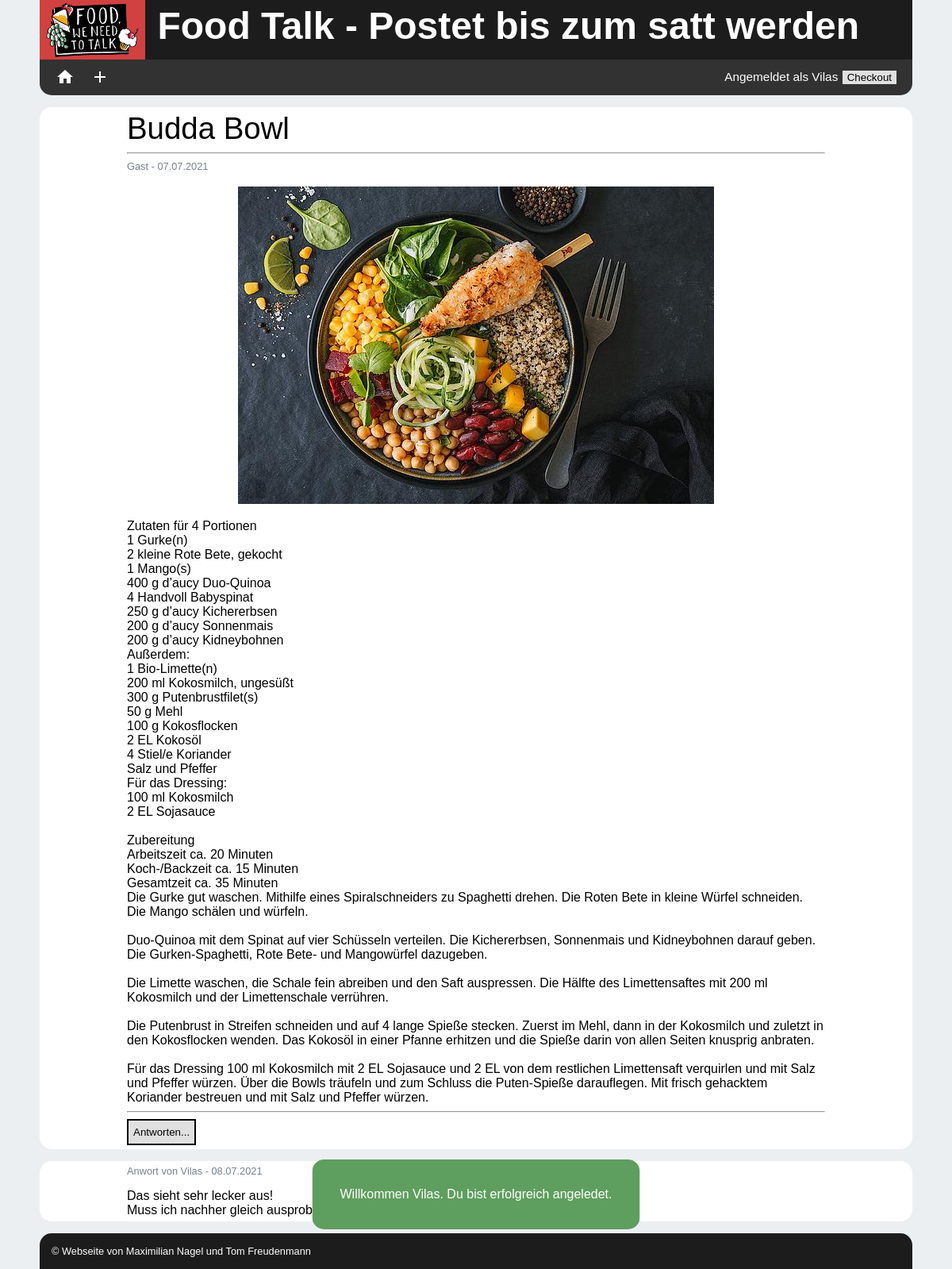
The app's page /article.php?themeID=47 (signed in) with its own data.
### tables this page shows
CREATE TABLE `themes` (
  `ID` int(11) NOT NULL,
  `headline` varchar(255) NOT NULL,
  `description` varchar(4096) NOT NULL,
  `userID` int(11) NOT NULL,
  `views` int(11) DEFAULT 0,
  `answers` int(11) DEFAULT 0,
  `lastChange` varchar(255) DEFAULT NULL,
  `pictureID` int(11) DEFAULT NULL
);

CREATE TABLE `articles` (
  `ID` int(11) NOT NULL,
  `text` varchar(4096) NOT NULL,
  `userID` int(11) NOT NULL,
  `themeID` int(11) NOT NULL,
  `date` varchar(255) NOT NULL,
  `pictureID` int(11) DEFAULT NULL
);

CREATE TABLE `users` (
  `ID` int(11) NOT NULL,
  `userName` varchar(255) NOT NULL,
  `password` varchar(255) NOT NULL
);

CREATE TABLE `picture` (
  `ID` int(11) NOT NULL,
  `url` varchar(1024) NOT NULL,
  `name` varchar(255) NOT NULL,
  `sizeKB` int(11) NOT NULL,
  `height` int(11) NOT NULL,
  `width` int(11) NOT NULL
);

### www/src/Theme.php (called while the page is built, shortened)
<?php
require_once "db/db.php";
class Theme implements DbElement {
    protected int $id;
    protected array $listOFAnswers;
    public function __construct(string $headline, string $description, int $userID = 2, int $id = -1, int $views = 0,
                                int $answers = 0, string $date = "")
    {
        $this->headline = $headline;
        $this->description = $description;
        $this->userID = $userID;
        if ($date == "") $this->date = date("d.m.Y", time());
        else $this->date = $date;
        $this->listOFAnswers = array();
        $this->id = $id;
        $this->loadAllAnswers();
        $this->answers = count($this->listOFAnswers);
    }
    public static function loadByID(int $id): Theme
    {
        $connection = new DB_Connection();
        $connection->connect();
        try {
            $res = $connection->doQuery("SELECT * FROM themes WHERE ID = ". $id);
            $row = $res->fetch_assoc();
            if (isset($row['pictureID']))
                return new ThemeWithPicture($row['headline'], $row['description'],
                    $row['pictureID'], intval($row['userID']), intval($row['ID']), intval($row['views']),
                    intval($row['answers']), $row['lastChange']);
            else return new Theme($row['headline'], $row['description'], intval($row['userID']),
                intval($row['ID']), intval($row['views']), intval($row['answers']), $row['lastChange']);
        } catch (Exception $e) {
            $connection->closeConnection();
            throw new Exception("The Query gets the error: " . $e->getMessage());
        } finally {
            $connection->closeConnection();
        }
    }
    protected function loadAllAnswers()
    {
        if($this->id > -1)
        {
            $connection = new DB_Connection();
            $connection->connect();
            try {
                $res = $connection->doQuery("SELECT * FROM articles WHERE themeID = ". $this->id);
                while ($row = $res->fetch_assoc())
                {
                    if (isset($row['pictureID']))
                        $answer = new AnswerWithPicture(intval($row['themeID']),intval($row['userID']), $row['text'],
                            $row['pictureID'],intval($row['ID']), $row['date']);
                    else
                        $answer = new Answer(intval($row['themeID']), intval($row['userID']), $row['text'],
                        intval($row['ID']), $row['date']);
                    array_push($this->listOFAnswers, $answer);
                }
            } catch (Exception $e) {
                $connection->closeConnection();
                throw new Exception("The Query gets the error: " . $e->getMessage());
            } finally {
                $connection->closeConnection();
            }
        }
    }
}
require_once "Answer.php";
require_once "User.php";
require_once "Picture.php";
require_once "ThemeWithPicture.php";

### www/src/db/db.php (called while the page is built, shortened)
<?php
class DB_Connection
{
    private $servername;
    private $username;
    private $password;
    private $db;
    private $conn;
    public function __construct()
    {
        $this->servername = "db";
        $this->username = "root";
        $this->password = "test";
        $this->db = "mainBase";
    }
    public function connect()
    {
        $this->conn = new mysqli($this->servername, $this->username, $this->password, $this->db);
        return $this->conn;
    }
    public function doQuery($query)
    {
        $this->result = $this->conn->query($query);
        return $this->result;
    }
}
?>

### www/src/User.php (called while the page is built, shortened)
<?php
require_once "db/db.php";
class User implements DbElement
{
    private string $name;
    public static function loadByID(int $id) :User
    {
        $connection = new DB_Connection();
        $connection->connect();
        $res = $connection->doQuery("SELECT * FROM users WHERE ID =". $id);
        $row = $res->fetch_assoc();
        return new User($row['userName'], $row['password'], $row['ID']);
    }
    public function __construct(string $name, string $password, int $id = 0)
    {
        $this->name = $name;
    }
    public function getName(): string
    {
        return $this->name;
    }
}

### www/src/ThemeWithPicture.php (the view, shortened to what this page needs)
<?php
require_once "Theme.php";
require_once "Picture.php";
class ThemeWithPicture extends Theme
{
    private int $pictureID;
    public function __construct(string $headline, string $description, int $pictureID, int $userID = 2, int $id = -1,
                                int $views = 0, int $answers = 0, string $date = "")
    {
        parent::__construct($headline, $description, $userID, $id, $views, $answers, $date);
        $this->pictureID = $pictureID;
    }
    public function __toString()
    {
        $text = '<div id="question" class="article-entry theme">
                        <div class="headline">' . $this->headline . '</div>
                        <hr>
                        <div class="information">';
        try {
            $text .= User::loadByID($this->userID)->getName();
        } catch (Exception $e) {
            $text .= "UNBEKANNT";
        }
        $text.= ' - ' . $this->date .'</div>';
        $text .= "<br>";
        $pic = Picture::loadByID($this->pictureID);
        $text .= $pic;
        $text .= '
                        <div class="article-content">' . nl2br($this->description) . '</div>
                        <hr>
                        <button id="theme-' . $this->id . '" class="answer" onclick="document.getElementById(\'answer\').style.display = \'block\';">Antworten...</button>
                    </div>
                    ';
        if ($this->answers > 0) {
            foreach ($this->listOFAnswers as $answer) {
                $text .= $answer;
            }
        }
        else $text .= ' <div id="answer-0" class="article-entry">
                           Bisher sind noch keine Antworten vorhanden!
                        </div>';
        return $text;
    }
}

### www/include/theme-feed.php (shortened to what this page needs)
<?php
require_once "src/Theme.php";
require_once "src/Picture.php";
if(isset($_GET['themeID']))
{
    $ID = $_GET['themeID'];
    try {
        $theme = Theme::loadByID($ID);
        $theme->increaseViews();
        echo $theme;
    } catch (Exception $e) {
        $_SESSION['err'] = "Ein Fehler ist aufgetreten: ". $e->getMessage();
        header("Location: ../index.php?err=".$_SESSION['err']);
    }
}
else
{
    $_SESSION['err'] = "Dieser Artikel existiert nicht.";
    header("Location: ../index.php?err=".$_SESSION['err']);
}

### www/src/Picture.php (shortened to what this page needs)
<?php
require_once "db/db.php";
class Picture implements DbElement
{
    private int $id;
    private string $src;
    private string $name;
    public static function loadByID(int $id): Picture
    {
        $connection = new DB_Connection();
        $connection->connect();
        try {
            $res = $connection->doQuery("SELECT * FROM picture WHERE ID = ". $id);
            $row = $res->fetch_assoc();
            $connection->closeConnection();
            return new Picture($row['sizeKB'], $row['height'], $row['width'], $row['url'],$row['name'], $id);
        } catch (Exception $e) {
            $connection->closeConnection();
            throw new Exception("The Query gets the error: " . $e->getMessage());
        }
    }
    public function __construct(int $size, int $height, int $width, string $fileName, string $name, int $id = -1)
    {
        $this->id = $id;
        $this->src = $fileName;
        $this->name = $name;
    }
    public function __toString()
    {
        return "<img class='content-img' src='".uploadDir.$this->src."' id='img-".$this->id."' alt='".$this->name."'>";
    }
}

### www/src/Answer.php (shortened to what this page needs)
<?php
require_once "db/db.php";
class Answer implements DbElement
{
    protected int $userID;
    protected string $date;
    protected string $text;
    protected int $id;
    public function __construct(int $themeID, int $userID, string $text, int $id = -1,
                                string $date = "")
    {
        $this->userID = $userID;
        $this->text = $text;
        $this->id = $id;
        if ($date == "") $this->date = date("d.m.Y", time());
        else $this->date = $date;
    }
    public function __toString()
    {
        $text = '   <div id="answer-'.$this->id.'" class="article-entry">
                        <div class="information">Anwort von ';
        try {
            $text .= User::loadByID($this->userID)->getName();
        } catch (Exception $e) {
            $text .= "UNBEKANNT";
        }
        $text .= ' - '.$this->date.'</div>';
        $text .= '<div class="article-content">'. nl2br($this->text).'</div>
                    </div>';
        return $text;
    }
}
require_once "Theme.php";
require_once "User.php";

### www/include/style/mainStyle.css (style rules this page uses)
html,body { margin: 0; padding: 0; color: var(--fontColor); font-family: Arial, sans-serif; background-color: var(--htmlBackground); }

### www/include/style/ini.css (style rules this page uses)
:root { --fontColor: white; --seconFontColor: black; --htmlwidth: 1100px; --mainColor: #1c1c1c; --secondColor: #323232; --aczentColor: #d14140; --warning: #d14140; --succesColor: #5e9e5e; --htmlBackground: #ECEFF1; --elementBackgorund: white; --navheight: 45px; --spaceing: 10px; --cellheight: 70px; --borderRadius: 15px; --borderColor: #e0e0e0; --fontColorTable: #76818d; --firstCellWidth: 700px; --secondCellWidth: 300px; --borderWidth: 1px; --inputColor: #e0e0e0; --marginBottom: 50px; }

### www/include/style/article.css (style rules this page uses)
.article-entry { margin: 15px 0; border-radius: var(--borderRadius); background-color: white; position: relative; padding: 5px 10%; width: auto; }
.headline { font-size: 2.4em; }
.information { font-size: 0.8em; color: var(--fontColorTable); }
.content-img { max-width: 100%; max-height: 600px; margin-left: 50%; transform: translateX(-50%); }
.article-content { padding-top: 15px; }
.answer { position: relative; height: 33px; background-color: var(--inputColor); color: var(--seconFontColor); border-style: solid; cursor: pointer; }

### records on screen
themes: headline "Budda Bowl", lastChange "07.07.2021", description "Zutaten für 4 Portionen 1 Gurke(n) 2 kleine Rote Bete, gekocht 1 Mango(s) 400 g d’aucy Duo-Quinoa 4 Handvoll Babyspinat 250 g d’aucy Kichererbsen 200 g d’aucy Sonnenmais 200 g d’aucy Kidneybohnen Außerdem: 1 Bio-Limette(n) 200 ml Kokosmilch, ungesüßt 300 g Putenbrustfilet(s) 50 g Mehl 100 g Kokosflocken 2 EL Kokosöl 4 Stiel/e Koriander Salz und Pfeffer Für das Dressing: 100 ml Kokosmilch 2 EL Sojasauce Zubereitung Arbeitszeit ca. 20 Minuten Koch-/Backzeit ca. 15 Minuten Gesamtzeit ca. 35 Minuten Die Gurke gut waschen. Mithilfe eines Spiralschneiders zu Spaghetti drehen. Die Roten Bete in kleine Würfel schneiden. Die Mango schälen und würfeln. Duo-Quinoa mit dem Spinat auf vier Schüsseln…", userID "Vilas"
articles: userID.ID "Gast", date "08.07.2021", text "Das sieht sehr lecker aus! Muss ich nachher gleich ausprobieren!"
picture: url (picture)

### other values on screen
$_SESSION['username'] "Vilas"
